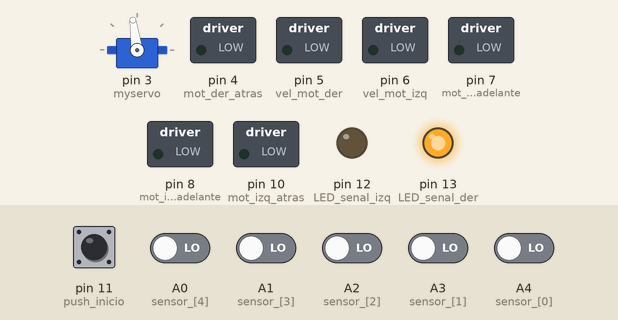
This sketch was run on a simulated Arduino Uno, built with avr-gcc and run on an emulated ATmega328P. Shown: servo, switched loads named in the sketch (green lamp = pin HIGH), output pins drawn as LEDs (lit = HIGH). Dashed ring = blinking. Inputs (shaded band) come from the test bench; at power-on: A0 (sensor_[4]), A1 (sensor_[3]), A2 (sensor_[2]), A3 (sensor_[1]), A4 (sensor_[0]), pin 11 (push_inicio) LOW.

Above: at 1.2 s.
1.3 s: pin 11 (push_inicio) pulled HIGH for 0.15 s
At 3.1 s:
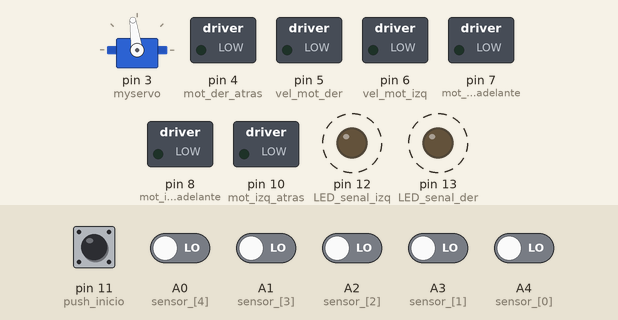
4.4 s: pin 11 (push_inicio) driven HIGH and A0 (sensor_[4]) driven HIGH and A1 (sensor_[3]) driven HIGH and A2 (sensor_[2]) driven HIGH and A3 (sensor_[1]) driven HIGH
At 7.1 s:
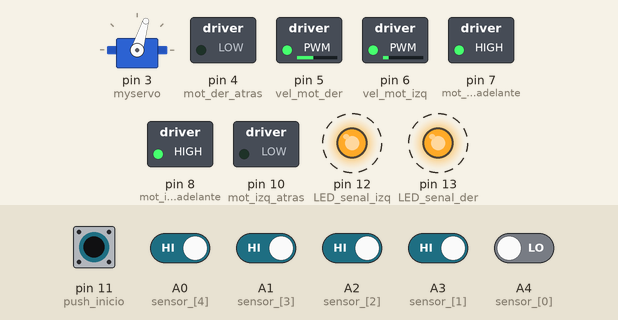
7.4 s: A3 (sensor_[1]) driven LOW
At 8.4 s:
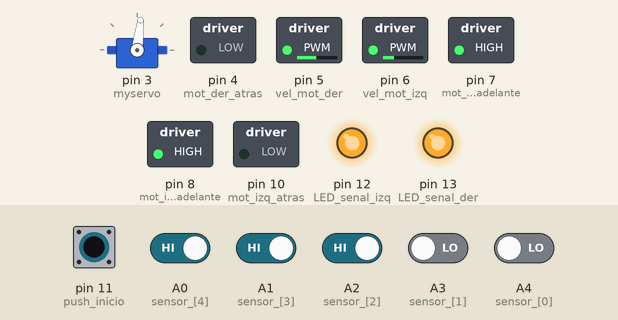
8.9 s: A4 (sensor_[0]) driven HIGH
At 9.6 s:
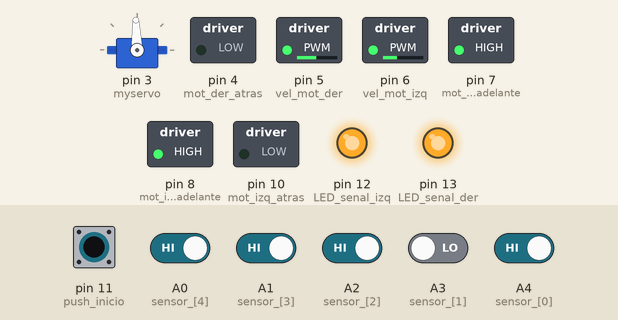
10.4 s: A2 (sensor_[2]) driven LOW
At 10.7 s:
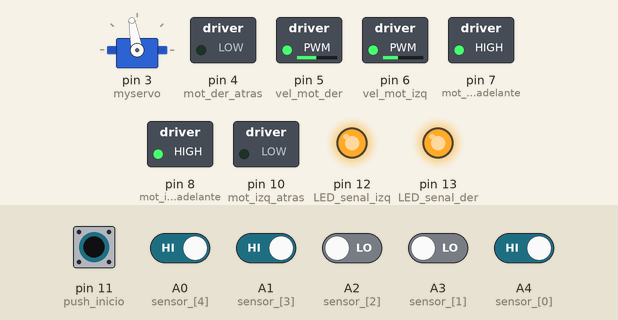
11.9 s: A1 (sensor_[3]) driven LOW
At 13.1 s:
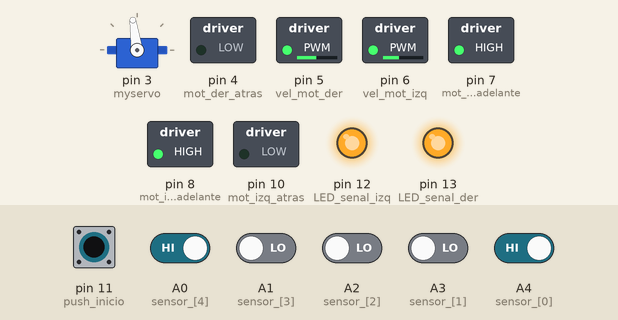
Timing chart, 0 to 14.4 s (numbered marks = the images above; inputs shaded):
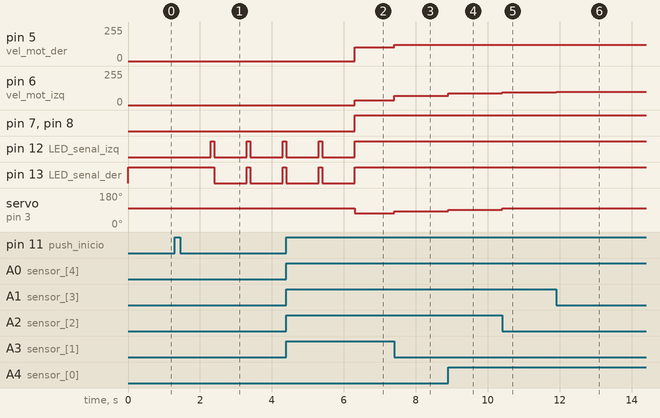

Measured:
- after the input at 1.3 s, pin 12 (LED_senal_izq): alternates HIGH for 0.10 s and LOW for 0.90 s, starting after 1.0 s; pin 13 (LED_senal_der): alternates HIGH for 0.10 s and LOW for 0.90 s, starting after 1.1 s
- after the input at 4.4 s, pin 5 (vel_mot_der): 0/255 → 102/255 after 1.9 s; pin 6 (vel_mot_izq): 0/255 → 34/255 after 1.9 s; servo on pin 3 (myservo): 98° → 73° after 1.9 s
- after the input at 7.4 s, pin 5 (vel_mot_der): 102/255 → 122/255 at once; pin 6 (vel_mot_izq): 34/255 → 70/255 at once; servo on pin 3 (myservo): 73° → 83° at once
- after the input at 8.9 s, pin 6 (vel_mot_izq): 70/255 → 89/255 at once; servo on pin 3 (myservo): 83° → 92° at once
- after the input at 10.4 s, pin 6 (vel_mot_izq): 89/255 → 94/255 at once; servo on pin 3 (myservo): 92° → 100° at once
- after the input at 11.9 s, pin 6 (vel_mot_izq): 94/255 → 100/255 at once; servo on pin 3 (myservo): 100° → 98° at once

The sketch:

Sphyrnidae.ino
```cpp
// PROGRAMA SPHYRNIDAE POR: SIGMA- CURSO DE ROBOTS SEGUIDORES DE LINEA CROFI (CLUB DE ROBÓTICA DE LA FACULTAD DE INGENERÍA)
//----------------------------------------------------------------------------------------------------------------- VALORES, VARIABLES Y ARREGLOS
#include <Servo.h>
Servo myservo;
// SENSORES Y SEÑALES
const int sensor_[] = {A4,A3,A2,A1,A0};
int senal_[5];
// MOTORES Y VELOCIDADES
const int mot_der_adelante = 7;
const int mot_der_atras = 4;
const int mot_izq_adelante = 8;
const int mot_izq_atras = 10;
const int vel_mot_izq = 6;    // PWM
const int vel_mot_der = 5;   // PWM
// LEDS Y PUSH BUTTON
const int LED_senal_izq = 12;
const int LED_senal_der = 13;
const int push_inicio = 11;
const int push_cont = 2;
// CORRECCIONES E INDICADORES DE VUELTA
int correccion_izq = 0;
int correccion_der = 0;
int correccion_servo_izq = 0;
int correccion_servo_der = 0;
int contador1 = 0;
int contador2 = 0;
boolean sensor_invisible_izq = false;    // Sensores invisibles que nos ayudarán a indicar una dirección cuando éste se pierda
boolean sensor_invisible_der = false;
boolean ultimo_est_inicio = false;
boolean ultimo_est_cont = false;
// DEMÁS VARIABLES NECESARIAS PARA EL PROGRAMA
int i;
boolean inicio = false;

//----------------------------------------------------------------------------------------------------------------- VOID SETUP()
void setup(){
  //Serial.begin(9600);
  for(i=0;i<5;i++)
    pinMode(sensor_[i], INPUT);
  pinMode(push_inicio, INPUT);
  pinMode(push_cont, INPUT);
  pinMode(LED_senal_izq, OUTPUT);
  pinMode(LED_senal_der, OUTPUT);
  pinMode(mot_izq_adelante, OUTPUT);
  pinMode(mot_izq_atras, OUTPUT);
  pinMode(mot_der_adelante, OUTPUT);
  pinMode(mot_der_atras, OUTPUT);
  pinMode(vel_mot_izq, OUTPUT);
  pinMode(vel_mot_der, OUTPUT);
  myservo.attach(3);  // Declaro al pin 2 digital como el controlador de mi Servomotor
  myservo.write(98);  // Valor del servo encontrado a 90° reales
}

//----------------------------------------------------------------------------------------------------------------- VOID LOOP()
void loop(){
   /* PROGRAMA PARA HACER TABLA DE VELOCIDADES DE LOS MOTORES:
   int estado_boton_cont= digitalRead(push_inicio);
   if( estado_boton_cont == HIGH && ultimo_est_cont == LOW ){
    ultimo_est_cont = true;
    contador1 = contador1 + 2;
    digitalWrite(LED_senal_izq, HIGH);
    delay(200);
    digitalWrite(LED_senal_izq, LOW);
   }
   if( estado_boton_cont == LOW && ultimo_est_cont == HIGH )
    ultimo_est_cont = false;

   int estado_boton_inicio= digitalRead(push_cont);
   if( estado_boton_inicio == HIGH && ultimo_est_inicio == LOW ){
    ultimo_est_inicio = true;
    contador2 = contador2 + 2;
    digitalWrite(LED_senal_der, HIGH);
    delay(200);
    digitalWrite(LED_senal_der, LOW);
   }
   if( estado_boton_inicio == LOW && ultimo_est_inicio == HIGH )
    ultimo_est_inicio= false;

   digitalWrite(mot_izq_adelante, HIGH);
   digitalWrite(mot_der_adelante, HIGH);
   analogWrite(vel_mot_izq, contador1);
   analogWrite(vel_mot_der, contador2);

   Serial.print("Velocidad motor izquierdo: ");
   Serial.print(contador2);
   Serial.print("  Velocidad motor derecho: ");
   Serial.println(contador1);*/

  // PROGRAMA PRINCIPAL
  //Botones de inicio y contador:
  digitalWrite(LED_senal_der,HIGH);
  int estado_boton = digitalRead(push_inicio);
  if( estado_boton == HIGH ){
    delay(1000);
    digitalWrite( LED_senal_izq, HIGH );digitalWrite( LED_senal_der, HIGH );delay(100);digitalWrite( LED_senal_izq, LOW );digitalWrite( LED_senal_der, LOW );delay(900);
    digitalWrite( LED_senal_izq, HIGH );digitalWrite( LED_senal_der, HIGH );delay(100);digitalWrite( LED_senal_izq, LOW );digitalWrite( LED_senal_der, LOW );delay(900);
    digitalWrite( LED_senal_izq, HIGH );digitalWrite( LED_senal_der, HIGH );delay(100);digitalWrite( LED_senal_izq, LOW );digitalWrite( LED_senal_der, LOW );delay(900);
    digitalWrite( LED_senal_izq, HIGH );digitalWrite( LED_senal_der, HIGH );delay(100);digitalWrite( LED_senal_izq, LOW );digitalWrite( LED_senal_der, LOW );delay(900);
    digitalWrite( LED_senal_izq, HIGH );digitalWrite( LED_senal_der, HIGH );
    inicio = true;
  }

  // INICIO:
  while( inicio == true ){
    for(i=0;i<5;i++)
      senal_[i] = digitalRead(sensor_[i]);

    // CORRECCIONES
    // Corrección centro:
    if( senal_[0] == HIGH && senal_[1] == HIGH && senal_[2] == LOW && senal_[3] == HIGH && senal_[4] == HIGH)
      centrado();
    if( senal_[0] == HIGH && senal_[1] == LOW && senal_[2] == LOW && senal_[3] == LOW && senal_[4] == HIGH)
      centrado();
    // Corrección izquierda:
    if( senal_[0] == HIGH && senal_[1] == LOW && senal_[2] == LOW && senal_[3] == HIGH && senal_[4] == HIGH)
      correccion_izquierda_1();
    if( senal_[0] == HIGH && senal_[1] == LOW && senal_[2] == HIGH && senal_[3] == HIGH && senal_[4] == HIGH)
      correccion_izquierda_2();
    if( senal_[0] == LOW && senal_[1] == LOW && senal_[2] == HIGH && senal_[3] == HIGH && senal_[4] == HIGH)
      correccion_izquierda_3();
    if( senal_[0] == LOW && senal_[1] == HIGH && senal_[2] == HIGH && senal_[3] == HIGH && senal_[4] == HIGH)
      correccion_izquierda_4();
    if( sensor_invisible_izq == HIGH && senal_[0] == HIGH && senal_[1] == HIGH && senal_[2] == HIGH && senal_[3] == HIGH && senal_[4] == HIGH)
      perdido_izquierda();
    // Corrección derecha:
    if( senal_[0] == HIGH && senal_[1] == HIGH && senal_[2] == LOW && senal_[3] == LOW && senal_[4] == HIGH)
      correccion_derecha_1();
    if( senal_[0] == HIGH && senal_[1] == HIGH && senal_[2] == HIGH && senal_[3] == LOW && senal_[4] == HIGH)
      correccion_derecha_2();
    if( senal_[0] == HIGH && senal_[1] == HIGH && senal_[2] == HIGH && senal_[3] == LOW && senal_[4] == LOW)
      correccion_derecha_3();
    if( senal_[0] == HIGH && senal_[1] == HIGH && senal_[2] == HIGH && senal_[3] == HIGH && senal_[4] == LOW)
      correccion_derecha_4();
    if( senal_[0] == HIGH && senal_[1] == HIGH && senal_[2] == HIGH && senal_[3] == HIGH && senal_[4] == HIGH && sensor_invisible_der == HIGH)
      perdido_derecha();

    // ESPECIFIACIONES MOTORES Y SERVOMOTOR
    /*digitalWrite(mot_izq_adelante, HIGH);
    digitalWrite(mot_der_adelante, HIGH);
    digitalWrite(mot_izq_atras, LOW);
    digitalWrite(mot_der_atras, LOW);*/

    analogWrite(vel_mot_izq, 100 - correccion_izq );
    analogWrite(vel_mot_der, 122 - correccion_der );
    digitalWrite(mot_der_adelante, HIGH);
    digitalWrite(mot_izq_adelante, HIGH);

    myservo.write(98 - correccion_servo_izq + correccion_servo_der);    // Valor del servo encontrado a 90° reales

    /*Serial.print(senal_[0]);
    Serial.print("  ");
    Serial.print(senal_[1]);
    Serial.print("  ");
    Serial.print(senal_[2]);
    Serial.print("  ");
    Serial.print(senal_[3]);
    Serial.print("  ");
    Serial.println(senal_[4]);
    */
  }
}

//--------------------------------------------------------------------------------------------------------------------- FUNCIONES
// Correcciones:
void centrado(){
  correccion_izq = 0;
  correccion_der = 0;
  sensor_invisible_izq = false;
  sensor_invisible_der = false;
  correccion_servo_izq = 0;
  correccion_servo_der = 0;
}
void correccion_izquierda_1(){
  correccion_izq = 6;
  correccion_der = 0;
  sensor_invisible_izq = true;
  sensor_invisible_der = false;
  correccion_servo_izq = 0;
  correccion_servo_der = 2;
}
void correccion_derecha_1(){
  correccion_izq = 0;
  correccion_der = 3;
  sensor_invisible_izq = false;
  sensor_invisible_der = true;
  correccion_servo_izq = 2;
  correccion_servo_der = 0;
}
void correccion_izquierda_2(){
  correccion_izq = 11;
  correccion_der = 0;
  sensor_invisible_izq = true;
  sensor_invisible_der = false;
  correccion_servo_izq = 6;
  correccion_servo_der = 0;
}
void correccion_derecha_2(){
  correccion_izq = 0;
  correccion_der = 20;
  sensor_invisible_izq = false;
  sensor_invisible_der = true;
  correccion_servo_izq = 0;
  correccion_servo_der = 6;
}
void correccion_izquierda_3(){
  correccion_izq = 30;
  correccion_der = 0;
  sensor_invisible_izq = true;
  sensor_invisible_der = false;
  correccion_servo_izq = 15;
  correccion_servo_der = 0;
}
void correccion_derecha_3(){
  correccion_izq = 0;
  correccion_der = 32;
  sensor_invisible_izq = false;
  sensor_invisible_der = true;
  correccion_servo_izq = 0;
  correccion_servo_der = 15;
}
void correccion_izquierda_4(){
  correccion_izq = 66;
  correccion_der = 20;
  sensor_invisible_izq = true;
  sensor_invisible_der = false;
  correccion_servo_izq = 25;
  correccion_servo_der = 0;
}
void correccion_derecha_4(){
  correccion_izq = 18;
  correccion_der = 62;
  sensor_invisible_izq = false;
  sensor_invisible_der = true;
  correccion_servo_izq = 0;
  correccion_servo_der = 25;
}
void perdido_izquierda(){
  correccion_izq = 100;
  correccion_der = 20;
  sensor_invisible_izq = true;
  sensor_invisible_der = false;
  correccion_servo_izq = 30;
  correccion_servo_der = 0;
}
void perdido_derecha(){
  correccion_izq = 25;
  correccion_der = 122;
  sensor_invisible_izq = false;
  sensor_invisible_der = true;
  correccion_servo_izq = 0;
  correccion_servo_der = 30;
}
```
